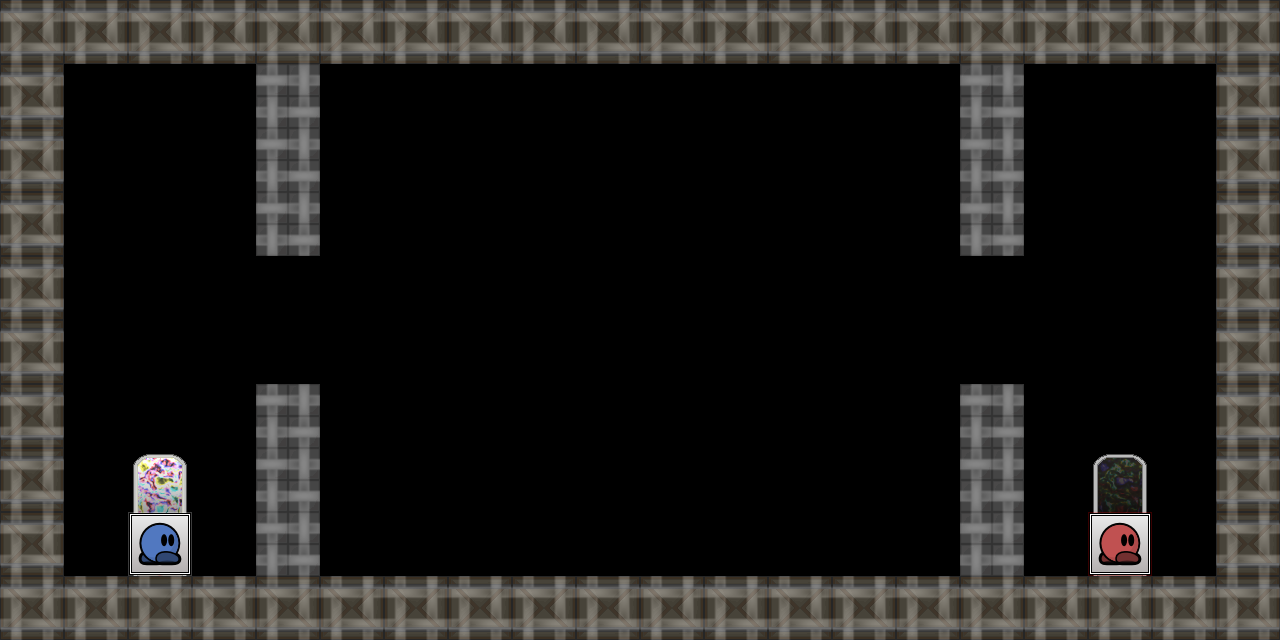

Rendered tile map (Tiled .tmx) drawn with the repository's tilesets; below, a short description and the map source with its tile grids summarised:
An orthogonal 20x10 tile map with 64x64 px tiles, 2 tile layers (Map, Game), 2 tilesets.

<map version="1.0" orientation="orthogonal" renderorder="right-down" width="20" height="10" tilewidth="64" tileheight="64">
 <tileset firstgid="1" name="gameset" tilewidth="64" tileheight="64">
  <image source="../tilesets/gameset.png" width="1024" height="1024" />
 </tileset>
 <tileset firstgid="257" name="blocks" tilewidth="64" tileheight="64">
  <image source="../tilesets/blocks.png" width="1024" height="1024" />
 </tileset>
 <layer name="Map" width="20" height="10">
  <data>[200 cells, 200 non-empty, 7 distinct tile ids]</data>
 </layer>
 <layer name="Game" width="20" height="10">
  <data>[200 cells, 70 non-empty, 3 distinct tile ids]</data>
 </layer>
</map>
